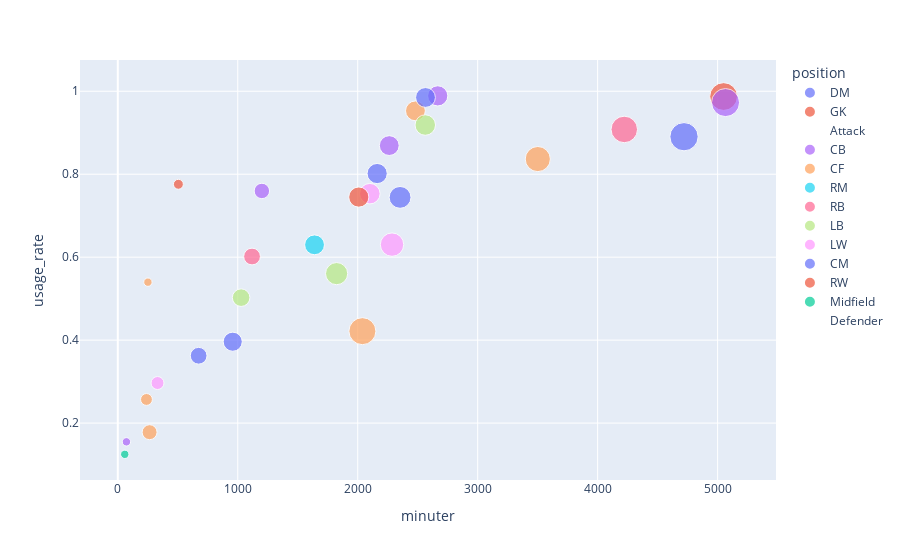

The notebook cell this image was saved under:
### Markdown cell above
#### Graph 1: availability

### Code cell
fig = px.scatter(summary_stats, x = "minuter", y = "usage_rate", size = "matcher",
                 color = "position", hover_name="name")

fig.show()

### Figure 1 — Plotly figure (JSON) as saved in the notebook; plotly's stock layout.template omitted (floating-point values rounded to 4 significant figures)
{"data": [{"hovertemplate": "<b>%{hovertext}</b><br><br>position=DM<br>minuter=%{x}<br>usage_rate=%{y}<br>matcher=%{marker.size}<extra></extra>", "hovertext": ["Adil Titi"], "legendgroup": "DM", "marker": {"color": "#636efa", "size": [26], "sizemode": "area", "sizeref": 0.1425, "symbol": "circle"}, "mode": "markers", "name": "DM", "orientation": "v", "showlegend": true, "type": "scatter", "x": [958.0], "xaxis": "x", "y": [0.3962], "yaxis": "y"}, {"hovertemplate": "<b>%{hovertext}</b><br><br>position=GK<br>minuter=%{x}<br>usage_rate=%{y}<br>matcher=%{marker.size}<extra></extra>", "hovertext": ["Adrian Engdahl", "André Bernardini", "Elias Markusson Kurula", "Emrik Eriksson", "Viktor Frodig"], "legendgroup": "GK", "marker": {"color": "#EF553B", "size": [7, 0, 0, 0, 55], "sizemode": "area", "sizeref": 0.1425, "symbol": "circle"}, "mode": "markers", "name": "GK", "orientation": "v", "showlegend": true, "type": "scatter", "x": [505.0, 0.0, 0.0, 0.0, 5050.0], "xaxis": "x", "y": [0.7757, NaN, NaN, NaN, 0.9873], "yaxis": "y"}, {"hovertemplate": "<b>%{hovertext}</b><br><br>position=Attack<br>minuter=%{x}<br>usage_rate=%{y}<br>matcher=%{marker.size}<extra></extra>", "hovertext": ["Albin Pihlström"], "legendgroup": "Attack", "marker": {"color": "#00cc96", "size": [0], "sizemode": "area", "sizeref": 0.1425, "symbol": "circle"}, "mode": "markers", "name": "Attack", "orientation": "v", "showlegend": true, "type": "scatter", "x": [0.0], "xaxis": "x", "y": [NaN], "yaxis": "y"}, {"hovertemplate": "<b>%{hovertext}</b><br><br>position=CB<br>minuter=%{x}<br>usage_rate=%{y}<br>matcher=%{marker.size}<extra></extra>", "hovertext": ["Alexander Zetterström", "Eirik Asante Gayi", "Lorik Konjuhi", "Oskar Ågren", "Teodor Wålemark"], "legendgroup": "CB", "marker": {"color": "#ab63fa", "size": [56, 5, 17, 29, 28], "sizemode": "area", "sizeref": 0.1425, "symbol": "circle"}, "mode": "markers", "name": "CB", "orientation": "v", "showlegend": true, "type": "scatter", "x": [5066.0, 72.0, 1201.0, 2667.0, 2263.0], "xaxis": "x", "y": [0.9727, 0.1548, 0.7597, 0.9889, 0.869], "yaxis": "y"}, {"hovertemplate": "<b>%{hovertext}</b><br><br>position=CF<br>minuter=%{x}<br>usage_rate=%{y}<br>matcher=%{marker.size}<extra></extra>", "hovertext": ["Amar Muhsin", "Ferhan Abic", "Filip Trpcevski", "Kevin Appiah Nyarko", "Pontus Jonsson", "Ömür Pektas"], "legendgroup": "CF", "marker": {"color": "#FFA15A", "size": [45, 16, 28, 5, 52, 10], "sizemode": "area", "sizeref": 0.1425, "symbol": "circle"}, "mode": "markers", "name": "CF", "orientation": "v", "showlegend": true, "type": "scatter", "x": [3501.0, 265.0, 2481.0, 251.0, 2039.0, 239.0], "xaxis": "x", "y": [0.8366, 0.1781, 0.9528, 0.5398, 0.4216, 0.257], "yaxis": "y"}, {"hovertemplate": "<b>%{hovertext}</b><br><br>position=RM<br>minuter=%{x}<br>usage_rate=%{y}<br>matcher=%{marker.size}<extra></extra>", "hovertext": ["Anton Lundin"], "legendgroup": "RM", "marker": {"color": "#19d3f3", "size": [28], "sizemode": "area", "sizeref": 0.1425, "symbol": "circle"}, "mode": "markers", "name": "RM", "orientation": "v", "showlegend": true, "type": "scatter", "x": [1640.0], "xaxis": "x", "y": [0.6298], "yaxis": "y"}, {"hovertemplate": "<b>%{hovertext}</b><br><br>position=RB<br>minuter=%{x}<br>usage_rate=%{y}<br>matcher=%{marker.size}<extra></extra>", "hovertext": ["Cesar Weilid", "Noah Östberg"], "legendgroup": "RB", "marker": {"color": "#FF6692", "size": [50, 20], "sizemode": "area", "sizeref": 0.1425, "symbol": "circle"}, "mode": "markers", "name": "RB", "orientation": "v", "showlegend": true, "type": "scatter", "x": [4222.0, 1119.0], "xaxis": "x", "y": [0.908, 0.6016], "yaxis": "y"}, {"hovertemplate": "<b>%{hovertext}</b><br><br>position=LB<br>minuter=%{x}<br>usage_rate=%{y}<br>matcher=%{marker.size}<extra></extra>", "hovertext": ["Christopher Redenstrand", "Malte Persson", "Noah Åstrand John"], "legendgroup": "LB", "marker": {"color": "#B6E880", "size": [30, 35, 22], "sizemode": "area", "sizeref": 0.1425, "symbol": "circle"}, "mode": "markers", "name": "LB", "orientation": "v", "showlegend": true, "type": "scatter", "x": [2563.0, 1824.0, 1028.0], "xaxis": "x", "y": [0.9186, 0.5604, 0.5024], "yaxis": "y"}, {"hovertemplate": "<b>%{hovertext}</b><br><br>position=LW<br>minuter=%{x}<br>usage_rate=%{y}<br>matcher=%{marker.size}<extra></extra>", "hovertext": ["Emil Tot Wikström", "Gustav Nordh", "Samouil Izountouemoi"], "legendgroup": "LW", "marker": {"color": "#FF97FF", "size": [39, 30, 12], "sizemode": "area", "sizeref": 0.1425, "symbol": "circle"}, "mode": "markers", "name": "LW", "orientation": "v", "showlegend": true, "type": "scatter", "x": [2286.0, 2101.0, 331.0], "xaxis": "x", "y": [0.6303, 0.753, 0.2966], "yaxis": "y"}, {"hovertemplate": "<b>%{hovertext}</b><br><br>position=CM<br>minuter=%{x}<br>usage_rate=%{y}<br>matcher=%{marker.size}<extra></extra>", "hovertext": ["Gustav Berggren", "Haris Brkic", "Henry Sletsjøe", "Jacob Stensson", "Marinus Larsen"], "legendgroup": "CM", "marker": {"color": "#636efa", "size": [57, 29, 28, 34, 20], "sizemode": "area", "sizeref": 0.1425, "symbol": "circle"}, "mode": "markers", "name": "CM", "orientation": "v", "showlegend": true, "type": "scatter", "x": [4720.0, 2162.0, 2565.0, 2353.0, 674.0], "xaxis": "x", "y": [0.8904, 0.8016, 0.985, 0.7441, 0.3624], "yaxis": "y"}, {"hovertemplate": "<b>%{hovertext}</b><br><br>position=RW<br>minuter=%{x}<br>usage_rate=%{y}<br>matcher=%{marker.size}<extra></extra>", "hovertext": ["Johan Arvidsson"], "legendgroup": "RW", "marker": {"color": "#EF553B", "size": [29], "sizemode": "area", "sizeref": 0.1425, "symbol": "circle"}, "mode": "markers", "name": "RW", "orientation": "v", "showlegend": true, "type": "scatter", "x": [2009.0], "xaxis": "x", "y": [0.7449], "yaxis": "y"}, {"hovertemplate": "<b>%{hovertext}</b><br><br>position=Midfield<br>minuter=%{x}<br>usage_rate=%{y}<br>matcher=%{marker.size}<extra></extra>", "hovertext": ["Jonah Almquist", "Oliwer Stark", "Suren Hagop"], "legendgroup": "Midfield", "marker": {"color": "#00cc96", "size": [0, 5, 0], "sizemode": "area", "sizeref": 0.1425, "symbol": "circle"}, "mode": "markers", "name": "Midfield", "orientation": "v", "showlegend": true, "type": "scatter", "x": [0.0, 58.0, 0.0], "xaxis": "x", "y": [NaN, 0.1247, NaN], "yaxis": "y"}, {"hovertemplate": "<b>%{hovertext}</b><br><br>position=Defender<br>minuter=%{x}<br>usage_rate=%{y}<br>matcher=%{marker.size}<extra></extra>", "hovertext": ["Marius Mörkfors"], "legendgroup": "Defender", "marker": {"color": "#ab63fa", "size": [0], "sizemode": "area", "sizeref": 0.1425, "symbol": "circle"}, "mode": "markers", "name": "Defender", "orientation": "v", "showlegend": true, "type": "scatter", "x": [0.0], "xaxis": "x", "y": [NaN], "yaxis": "y"}], "layout": {"legend": {"itemsizing": "constant", "title": {"text": "position"}, "tracegroupgap": 0}, "margin": {"t": 60}, "xaxis": {"anchor": "y", "domain": [0, 1], "title": {"text": "minuter"}}, "yaxis": {"anchor": "x", "domain": [0, 1], "title": {"text": "usage_rate"}}}}
